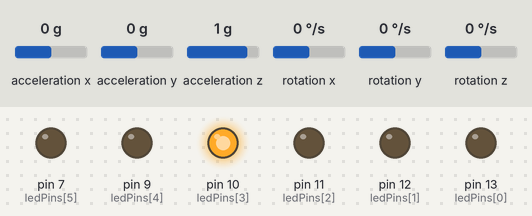
Simulated run of this sketch. Board: Arduino Uno, built with avr-gcc and run on an emulated ATmega328P. On the bench: output pins drawn as LEDs (lit = HIGH). The test bench sets the inputs (shaded band); at power-on: acceleration y 0 g, acceleration z 1 g, acceleration x 0 g, rotation x 0 °/s, rotation y 0 °/s, rotation z 0 °/s.

Above: at 1.2 s.
1.3 s: acceleration y set to -1.4 g
At 1.8 s:
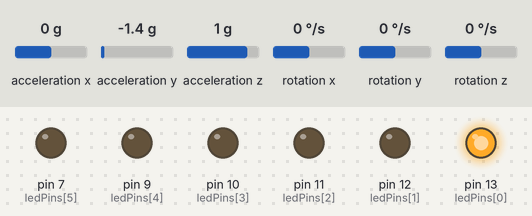
2.8 s: acceleration y set to -0.6 g
4.3 s: acceleration y set to -0.3 g
At 5.3 s:
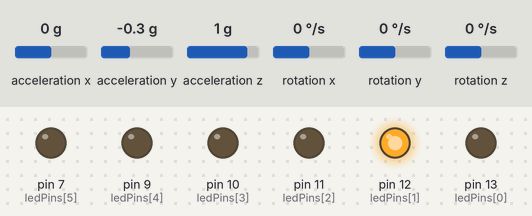
5.8 s: acceleration z set to 1.3 g
At 6.2 s:
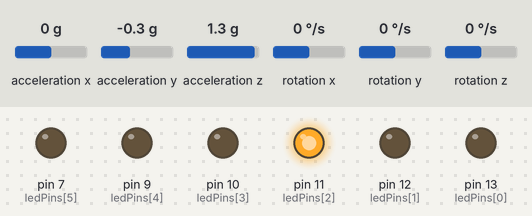
7.3 s: acceleration y set to 0 g
At 8.5 s:
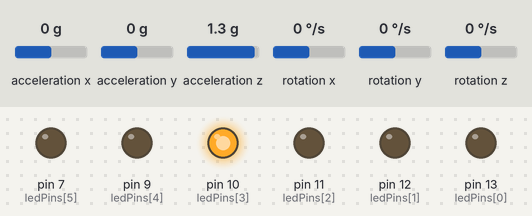
8.8 s: acceleration z set to -1.4 g
At 9.6 s:
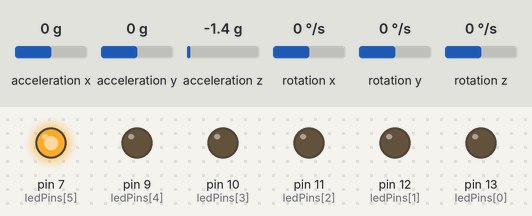
Timing chart, 0 to 11.3 s (numbered marks = the images above; inputs shaded):
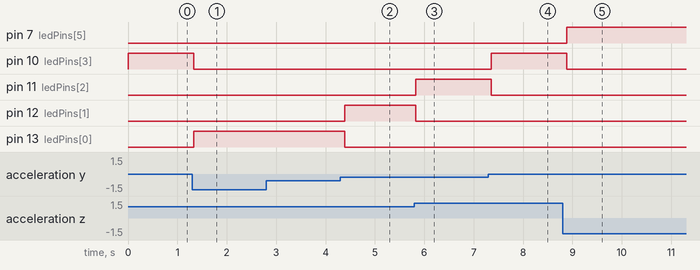

The sketch:

code.ino
```cpp
#include <Wire.h>
#include <MPU6050.h>

MPU6050 mpu;

const int ledPins[] = {13, 12, 11, 10, 9, 7};
int ledCount = sizeof(ledPins) / sizeof(ledPins[0]);

const float thresholds[] = {-25, -15, -5, 5, 15, 25};

void setup() {
  Wire.begin();
  Serial.begin(9600);

  mpu.initialize();
  if (!mpu.testConnection()) {
    Serial.println("MPU6050 connection failed");
    while (1);
  }

  for (int i = 0; i < ledCount; i++) {
    pinMode(ledPins[i], OUTPUT);
  }
}

void loop() {
  int16_t ax, ay, az;

  mpu.getAcceleration(&ax, &ay, &az);

  float angleX = atan2(ay, az) * 180 / PI;

  updateLEDs(angleX);

  delay(100);
}

void updateLEDs(float angleX) {
  for (int i = 0; i < ledCount; i++) {
    digitalWrite(ledPins[i], LOW);
  }

  int ledIndex = getLEDIndex(angleX);

  if (ledIndex >= 0 && ledIndex < ledCount) {
    digitalWrite(ledPins[ledIndex], HIGH);
  }
}

int getLEDIndex(float angleX) {
  // Find the matching LED
  for (int i = 0; i < ledCount - 1; i++) {
    if (angleX < thresholds[i]) {
      return i; // Return matching LED index
    }
  }
  return ledCount - 1;
}
```

Measured:
- the behaviour switches between -0.5 and -0.4 g on acceleration y (found by bisection; images 1 and 2)
- the behaviour switches between 1.1 and 1.2 g on acceleration z (found by bisection; images 2 and 3)
- the behaviour switches between -0.2 and -0.1 g on acceleration y (found by bisection; images 3 and 4)
- after the input at 1.3 s, pin 10 (ledPins[3]): HIGH → LOW at once; pin 13 (ledPins[0]): LOW → HIGH at once
- after the input at 4.3 s, pin 12 (ledPins[1]): LOW → HIGH after 0.09 s; pin 13 (ledPins[0]): HIGH → LOW after 0.09 s
- after the input at 5.8 s, pin 11 (ledPins[2]): LOW → HIGH at once; pin 12 (ledPins[1]): HIGH → LOW at once
- after the input at 7.3 s, pin 10 (ledPins[3]): LOW → HIGH after 0.05 s; pin 11 (ledPins[2]): HIGH → LOW after 0.05 s
- after the input at 8.8 s, pin 7 (ledPins[5]): LOW → HIGH after 0.09 s; pin 10 (ledPins[3]): HIGH → LOW after 0.09 s
